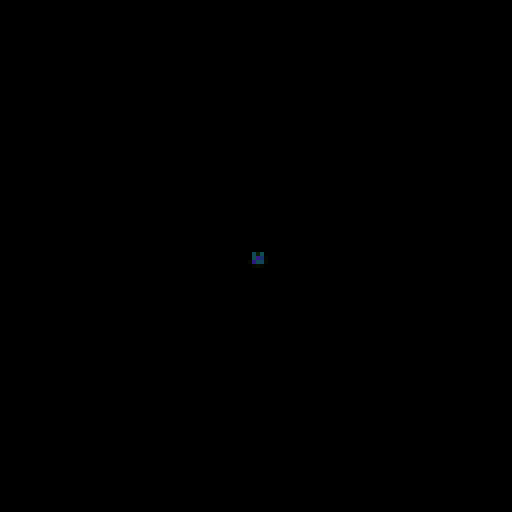
Frame 1 (no input)
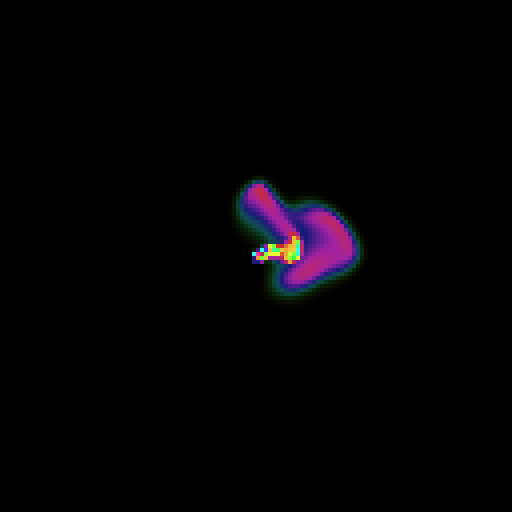
Frame 60 (the mouse pressed at the canvas centre just before this capture)
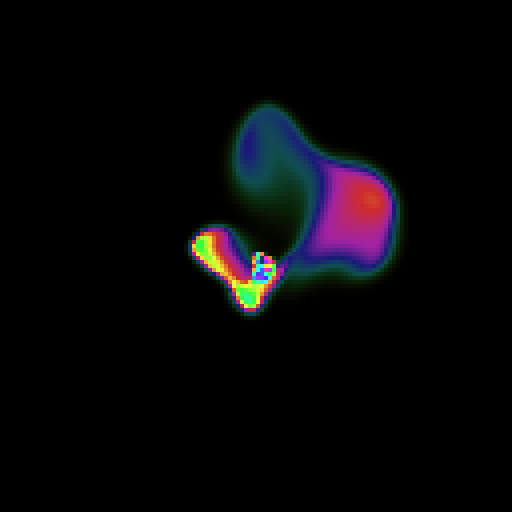
Frame 120 (the mouse held since frame 60 and released just before this capture)

The Processing sketch that drew these frames (run headless with seeded random() and noise(); from frame 60 on, the mouse is pressed at the canvas centre):

// Processing sketch: CC_132_FluidSimulation
// ── CC_132_FluidSimulation.pde
// Fluid Simulation
// Daniel Shiffman
// https://thecodingtrain.com/CodingChallenges/132-fluid-simulation.html
// https://youtu.be/alhpH6ECFvQ

// This would not be possible without:
// Real-Time Fluid Dynamics for Games by Jos Stam
// http://www.dgp.toronto.edu/people/stam/reality/Research/pdf/GDC03.pdf
// Fluid Simulation for Dummies by Mike Ash
// https://mikeash.com/pyblog/fluid-simulation-for-dummies.html

final int N = 128;
final int iter = 16;
final int SCALE = 4;
float t = 0;

Fluid fluid;

void settings() {
  size(N*SCALE, N*SCALE);
}

void setup() {
  fluid = new Fluid(0.2, 0, 0.0000001);
}

//void mouseDragged() {
//}

void draw() {
  background(0);
  int cx = int(0.5*width/SCALE);
  int cy = int(0.5*height/SCALE);
  for (int i = -1; i <= 1; i++) {
    for (int j = -1; j <= 1; j++) {
      fluid.addDensity(cx+i, cy+j, random(50, 150));
    }
  }
  for (int i = 0; i < 2; i++) {
    float angle = noise(t) * TWO_PI * 2;
    PVector v = PVector.fromAngle(angle);
    v.mult(0.2);
    t += 0.01;
    fluid.addVelocity(cx, cy, v.x, v.y );
  }


  fluid.step();
  fluid.renderD();
  //fluid.renderV();
  //fluid.fadeD();
}

// ── Fluid.pde
// Fluid Simulation
// Daniel Shiffman
// https://thecodingtrain.com/CodingChallenges/132-fluid-simulation.html
// https://youtu.be/alhpH6ECFvQ

// This would not be possible without:
// Real-Time Fluid Dynamics for Games by Jos Stam
// http://www.dgp.toronto.edu/people/stam/reality/Research/pdf/GDC03.pdf
// Fluid Simulation for Dummies by Mike Ash
// https://mikeash.com/pyblog/fluid-simulation-for-dummies.html

int IX(int x, int y) {
  x = constrain(x, 0, N-1);
  y = constrain(y, 0, N-1);
  return x + (y * N);
}

class Fluid {
  int size;
  float dt;
  float diff;
  float visc;

  float[] s;
  float[] density;

  float[] Vx;
  float[] Vy;

  float[] Vx0;
  float[] Vy0;

  Fluid(float dt, float diffusion, float viscosity) {

    this.size = N;
    this.dt = dt;
    this.diff = diffusion;
    this.visc = viscosity;

    this.s = new float[N*N];
    this.density = new float[N*N];

    this.Vx = new float[N*N];
    this.Vy = new float[N*N];

    this.Vx0 = new float[N*N];
    this.Vy0 = new float[N*N];
  }

  void step() {
    int N          = this.size;
    float visc     = this.visc;
    float diff     = this.diff;
    float dt       = this.dt;
    float[] Vx      = this.Vx;
    float[] Vy      = this.Vy;
    float[] Vx0     = this.Vx0;
    float[] Vy0     = this.Vy0;
    float[] s       = this.s;
    float[] density = this.density;

    diffuse(1, Vx0, Vx, visc, dt);
    diffuse(2, Vy0, Vy, visc, dt);

    project(Vx0, Vy0, Vx, Vy);

    advect(1, Vx, Vx0, Vx0, Vy0, dt);
    advect(2, Vy, Vy0, Vx0, Vy0, dt);

    project(Vx, Vy, Vx0, Vy0);

    diffuse(0, s, density, diff, dt);
    advect(0, density, s, Vx, Vy, dt);
  }

  void addDensity(int x, int y, float amount) {
    int index = IX(x, y);
    this.density[index] += amount;
  }

  void addVelocity(int x, int y, float amountX, float amountY) {
    int index = IX(x, y);
    this.Vx[index] += amountX;
    this.Vy[index] += amountY;
  }

  void renderD() {
    colorMode(HSB, 255);

    for (int i = 0; i < N; i++) {
      for (int j = 0; j < N; j++) {
        float x = i * SCALE;
        float y = j * SCALE;
        float d = this.density[IX(i, j)];
        fill((d + 50) % 255,200,d);
        noStroke();
        square(x, y, SCALE);
      }
    }
  }

  void renderV() {

    for (int i = 0; i < N; i++) {
      for (int j = 0; j < N; j++) {
        float x = i * SCALE;
        float y = j * SCALE;
        float vx = this.Vx[IX(i, j)];
        float vy = this.Vy[IX(i, j)];
        stroke(255);

        if (!(abs(vx) < 0.1 && abs(vy) <= 0.1)) {
          line(x, y, x+vx*SCALE, y+vy*SCALE );
        }
      }
    }
  }

  void fadeD() {
    for (int i = 0; i < this.density.length; i++) {
      float d = density[i];
      density[i] = constrain(d-0.02, 0, 255);
    }
  }
}

// ── MoreFluid.pde
// Fluid Simulation
// Daniel Shiffman
// https://thecodingtrain.com/CodingChallenges/132-fluid-simulation.html
// https://youtu.be/alhpH6ECFvQ

// This would not be possible without:
// Real-Time Fluid Dynamics for Games by Jos Stam
// http://www.dgp.toronto.edu/people/stam/reality/Research/pdf/GDC03.pdf
// Fluid Simulation for Dummies by Mike Ash
// https://mikeash.com/pyblog/fluid-simulation-for-dummies.html

void diffuse (int b, float[] x, float[] x0, float diff, float dt) {
  float a = dt * diff * (N - 2) * (N - 2);
  lin_solve(b, x, x0, a, 1 + 6 * a);
}

void lin_solve(int b, float[] x, float[] x0, float a, float c) {
  float cRecip = 1.0 / c;
  for (int k = 0; k < iter; k++) {
    for (int j = 1; j < N - 1; j++) {
      for (int i = 1; i < N - 1; i++) {
        x[IX(i, j)] =
          (x0[IX(i, j)]
          + a*(    x[IX(i+1, j)]
          +x[IX(i-1, j)]
          +x[IX(i, j+1)]
          +x[IX(i, j-1)]
          )) * cRecip;
      }
    }

    set_bnd(b, x);
  }
}
void project(float[] velocX, float[] velocY, float[] p, float[] div) {
  for (int j = 1; j < N - 1; j++) {
    for (int i = 1; i < N - 1; i++) {
      div[IX(i, j)] = -0.5f*(
        velocX[IX(i+1, j)]
        -velocX[IX(i-1, j)]
        +velocY[IX(i, j+1)]
        -velocY[IX(i, j-1)]
        )/N;
      p[IX(i, j)] = 0;
    }
  }

  set_bnd(0, div); 
  set_bnd(0, p);
  lin_solve(0, p, div, 1, 6);

  for (int j = 1; j < N - 1; j++) {
    for (int i = 1; i < N - 1; i++) {
      velocX[IX(i, j)] -= 0.5f * (  p[IX(i+1, j)]
        -p[IX(i-1, j)]) * N;
      velocY[IX(i, j)] -= 0.5f * (  p[IX(i, j+1)]
        -p[IX(i, j-1)]) * N;
    }
  }
  set_bnd(1, velocX);
  set_bnd(2, velocY);
}


void advect(int b, float[] d, float[] d0, float[] velocX, float[] velocY, float dt) {
  float i0, i1, j0, j1;

  float dtx = dt * (N - 2);
  float dty = dt * (N - 2);

  float s0, s1, t0, t1;
  float tmp1, tmp2, x, y;

  float Nfloat = N;
  float ifloat, jfloat;
  int i, j;

  for (j = 1, jfloat = 1; j < N - 1; j++, jfloat++) { 
    for (i = 1, ifloat = 1; i < N - 1; i++, ifloat++) {
      tmp1 = dtx * velocX[IX(i, j)];
      tmp2 = dty * velocY[IX(i, j)];
      x    = ifloat - tmp1; 
      y    = jfloat - tmp2;

      if (x < 0.5f) x = 0.5f; 
      if (x > Nfloat + 0.5f) x = Nfloat + 0.5f; 
      i0 = floor(x); 
      i1 = i0 + 1.0f;
      if (y < 0.5f) y = 0.5f; 
      if (y > Nfloat + 0.5f) y = Nfloat + 0.5f; 
      j0 = floor(y);
      j1 = j0 + 1.0f; 

      s1 = x - i0; 
      s0 = 1.0f - s1; 
      t1 = y - j0; 
      t0 = 1.0f - t1;

      int i0i = int(i0);
      int i1i = int(i1);
      int j0i = int(j0);
      int j1i = int(j1);

      // DOUBLE CHECK THIS!!!
      d[IX(i, j)] = 
        s0 * (t0 * d0[IX(i0i, j0i)] + t1 * d0[IX(i0i, j1i)]) +
        s1 * (t0 * d0[IX(i1i, j0i)] + t1 * d0[IX(i1i, j1i)]);
    }
  }

  set_bnd(b, d);
}



void set_bnd(int b, float[] x) {
  for (int i = 1; i < N - 1; i++) {
    x[IX(i, 0  )] = b == 2 ? -x[IX(i, 1  )] : x[IX(i, 1 )];
    x[IX(i, N-1)] = b == 2 ? -x[IX(i, N-2)] : x[IX(i, N-2)];
  }
  for (int j = 1; j < N - 1; j++) {
    x[IX(0, j)] = b == 1 ? -x[IX(1, j)] : x[IX(1, j)];
    x[IX(N-1, j)] = b == 1 ? -x[IX(N-2, j)] : x[IX(N-2, j)];
  }

  x[IX(0, 0)] = 0.5f * (x[IX(1, 0)] + x[IX(0, 1)]);
  x[IX(0, N-1)] = 0.5f * (x[IX(1, N-1)] + x[IX(0, N-2)]);
  x[IX(N-1, 0)] = 0.5f * (x[IX(N-2, 0)] + x[IX(N-1, 1)]);
  x[IX(N-1, N-1)] = 0.5f * (x[IX(N-2, N-1)] + x[IX(N-1, N-2)]);
}
